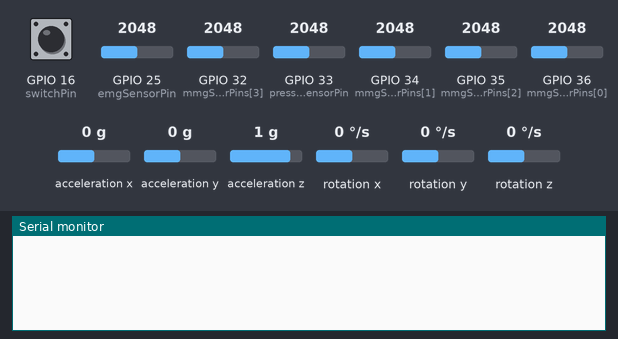
The program below on a simulated ESP32. Shown: the last lines printed to the serial monitor. Inputs (shaded band) come from the test bench; at power-on: GPIO 16 (switchPin) HIGH, acceleration x 0 g, GPIO 25 (emgSensorPin) = 2048, GPIO 32 (mmgSensorPins[3]) = 2048, GPIO 33 (pressureSensorPin) = 2048, GPIO 34 (mmgSensorPins[1]) = 2048, GPIO 35 (mmgSensorPins[2]) = 2048, GPIO 36 (mmgSensorPins[0]) = 2048, acceleration y 0 g, acceleration z 1 g, rotation x 0 °/s, rotation y 0 °/s, rotation z 0 °/s. Storage starts empty.

Above: at 1.2 s.
1.3 s: GPIO 16 (switchPin) pulled LOW for 3.2 s
At 4.2 s:
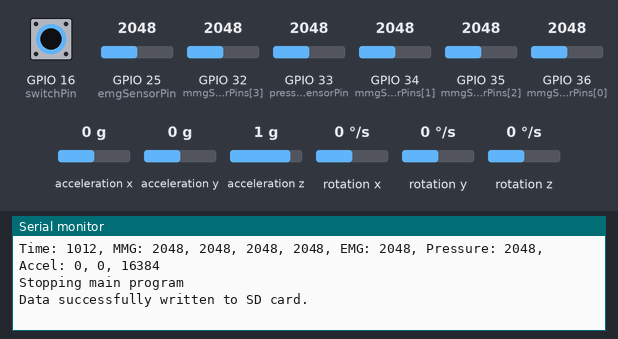
6.0 s: acceleration x set to -1.4 g
At 6.8 s:
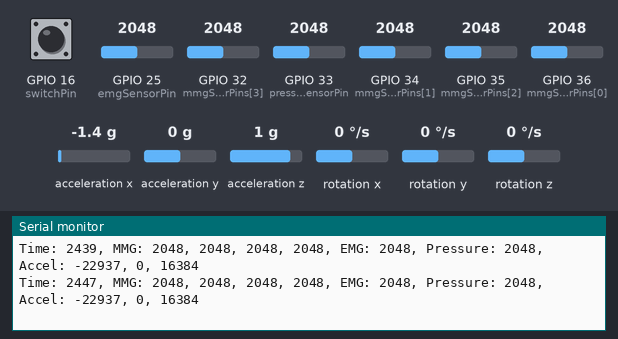
7.5 s: GPIO 25 (emgSensorPin) set to 2866
At 8.2 s:
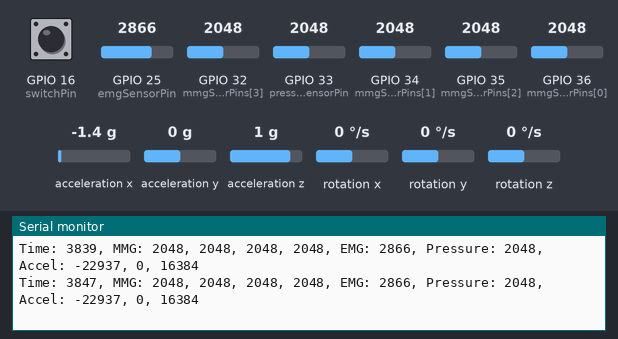
9.0 s: GPIO 32 (mmgSensorPins[3]) set to 2866
At 9.5 s:
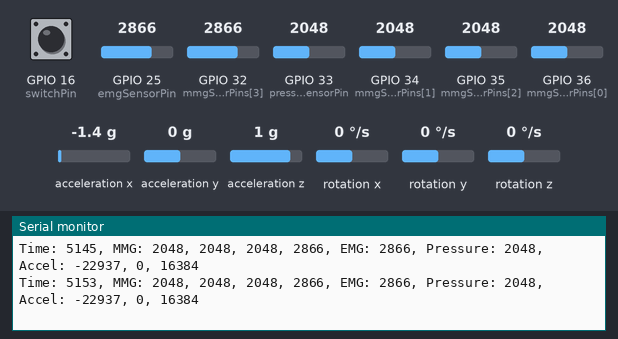
10.5 s: GPIO 33 (pressureSensorPin) set to 2866
At 11.2 s:
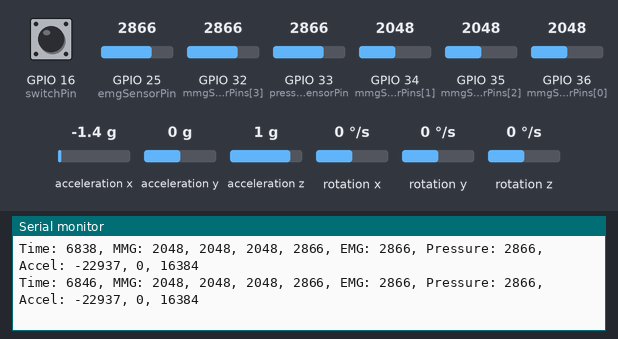
12.0 s: GPIO 34 (mmgSensorPins[1]) set to 2866
At 13.0 s:
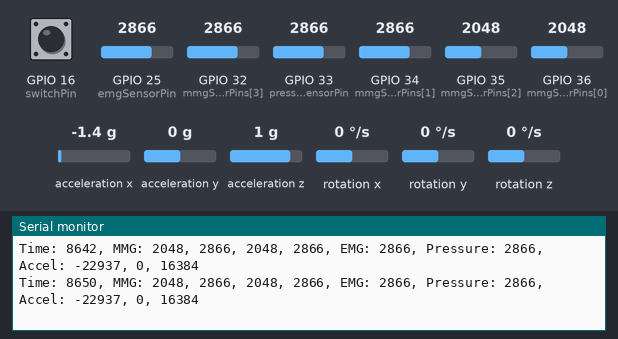
Timing chart, 0 to 14.5 s (numbered marks = the images above; inputs shaded):
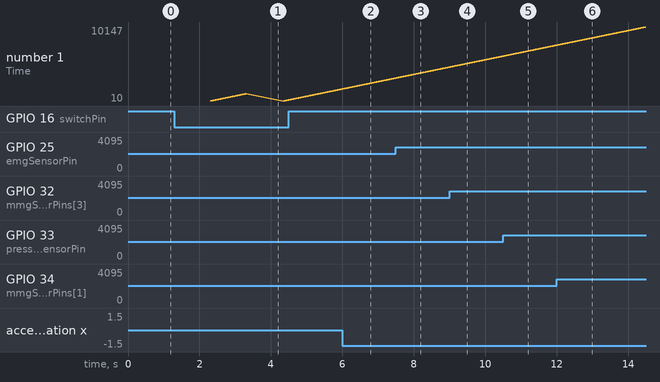

The program:

main.cpp
```cpp
#include <Arduino.h>
#include <Wire.h>
#include <MPU6050.h>
#include <SD.h>
#include <SPI.h>
#include <OneWire.h>

// 定义引脚
const int chipSelect = 17; // SD卡模块的CS引脚
const int switchPin = 16;  // 开关连接到引脚16
const int pressureSensorPin = 33; // 压力传感器连接到GPIO33
const int emgSensorPin = 25; // EMG传感器连接到GPIO25
const int mmgSensorPins[] = {36, 34, 35, 32}; // MMG传感器连接到GPIO36, GPIO34, GPIO35, GPIO32

// 定义缓冲区大小
const int bufferSize = 100000;

// 定义传感器数据缓冲区
char dataBuffer[bufferSize];
int bufferIndex = 0;

// MPU6050对象
MPU6050 mpu;

// 文件对象
File dataFile;

unsigned long startTime = 0; // 记录开始时间
unsigned long buttonPressedTime = 0; // 记录按钮按下时间
const unsigned long buttonHoldTime = 1000; // 按钮保持时间（1秒）
unsigned long lastReadTime = 0; // 上次读取数据的时间
const unsigned long readInterval = 3; // 数据读取间隔（3毫秒）

bool isRunning = false; // 程序是否运行

int fileIndex = 0; // 文件索引
char fileName[20]; // 文件名缓冲区

void createNewFile() {
  snprintf(fileName, sizeof(fileName), "/data_%d.csv", fileIndex++);
  dataFile = SD.open(fileName, FILE_WRITE);
  if (dataFile) {
    Serial.print("Created file: ");
    Serial.println(fileName);
    dataFile.println("Time,MMG1,MMG2,MMG3,MMG4,EMG,Pressure,AccelX,AccelY,AccelZ"); // 写入CSV头
    dataFile.close();
  } else {
    Serial.println("Error creating file");
  }
}

void writeBufferToSD() {
  dataFile = SD.open(fileName, FILE_APPEND);
  if (dataFile) {
    dataFile.write((uint8_t*)dataBuffer, bufferIndex);
    dataFile.close();
    bufferIndex = 0; // 清空缓冲区
    Serial.println("Data successfully written to SD card."); // 打印成功信息
  } else {
    Serial.println("Error opening file for writing");
  }
}

void pressButton() {
  if (digitalRead(switchPin) == LOW) {
    if (buttonPressedTime == 0) {
      buttonPressedTime = millis();
    } else if (millis() - buttonPressedTime >= buttonHoldTime) {
      isRunning = !isRunning; // 切换运行状态
      Serial.println(isRunning ? "Starting main program" : "Stopping main program");
      buttonPressedTime = 0;
      if (isRunning) {
        startTime = millis(); // 设置开始时间
        createNewFile(); // 创建新文件
      } else {
        if (bufferIndex > 0) {
          writeBufferToSD(); // 将缓冲区数据写入SD卡
        }
      }
    }
  } else {
    buttonPressedTime = 0;
  }
}

void setup() {
  Serial.begin(115200);
  Wire.begin();

  // 初始化MPU6050
  mpu.initialize();
  if (!mpu.testConnection()) {
    Serial.println("MPU6050 connection failed");
    while (1);
  }

  // 初始化SD卡
  if (!SD.begin(chipSelect)) {
    Serial.println("SD card initialization failed");
    while (1);
  }

  // 设置开关引脚模式
  pinMode(switchPin, INPUT_PULLUP);

  // 初始化传感器引脚
  for (int i = 0; i < 4; i++) {
    pinMode(mmgSensorPins[i], INPUT);
  }
  pinMode(emgSensorPin, INPUT);
  pinMode(pressureSensorPin, INPUT);
}

void loop() {
  pressButton();

  if (isRunning) {
    unsigned long currentTime = millis();
    if (currentTime - lastReadTime >= readInterval) {
      lastReadTime = currentTime;

      // 读取传感器数据
      int mmgData[4];
      for (int i = 0; i < 4; i++) {
        mmgData[i] = analogRead(mmgSensorPins[i]);
      }

      int emgData = analogRead(emgSensorPin);
      int pressureData = analogRead(pressureSensorPin);

      int16_t ax, ay, az;
      mpu.getAcceleration(&ax, &ay, &az);

      // 打印传感器数据到串口
      Serial.printf("Time: %lu, MMG: %d, %d, %d, %d, EMG: %d, Pressure: %d, Accel: %d, %d, %d\n",
                    currentTime - startTime, mmgData[0], mmgData[1], mmgData[2], mmgData[3],
                    emgData, pressureData, ax, ay, az);

      // 格式化传感器数据并添加到缓冲区
      bufferIndex += snprintf(dataBuffer + bufferIndex, bufferSize - bufferIndex,
                              "%lu,%d,%d,%d,%d,%d,%d,%d,%d,%d\n",
                              currentTime - startTime, mmgData[0], mmgData[1], mmgData[2], mmgData[3],
                              emgData, pressureData, ax, ay, az);

      // 检查缓冲区是否接近满
      if (bufferIndex >= bufferSize - 100) {
        writeBufferToSD();
      }
    }
  }
}
```

Measured:
- after the input at 1.3 s, the serial monitor: prints a new line after 1.0 s (image 1)
